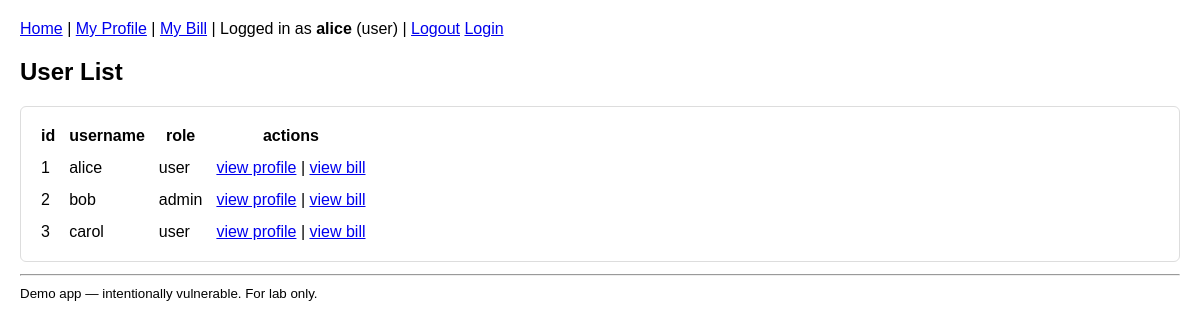
The page /users (signed in) on the database as committed earlier.
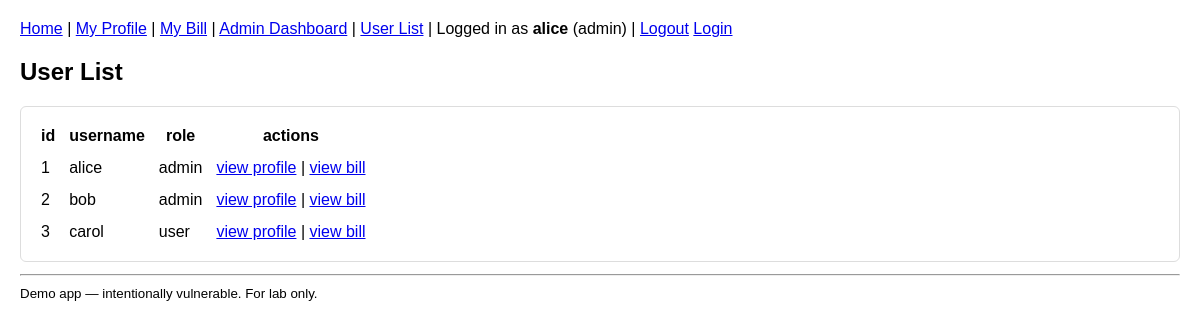
The same page on the database as committed later.
### tables this page shows
CREATE TABLE users (
        id INTEGER PRIMARY KEY AUTOINCREMENT,
        username TEXT UNIQUE,
        password TEXT,
        role TEXT,
        email TEXT,
        balance REAL
    );

### app.py (the view)
@app.route('/users')
@login_required
def user_list():
    cur = get_db().execute('SELECT id, username, role FROM users')
    rows = cur.fetchall()
    return render_template('user_list.html', users=rows)

### app.py (called while the page is built)
def get_db():
    db = getattr(g, '_database', None)
    if db is None:
        exists = os.path.exists(DATABASE)
        db = g._database = sqlite3.connect(DATABASE)
        db.row_factory = sqlite3.Row
        if not exists:
            init_db(db)
    return db

@app.teardown_appcontext
def close_connection(exception):
    db = getattr(g, '_database', None)
    if db is not None:
        db.close()

def login_required(f):
    from functools import wraps
    @wraps(f)
    def wrapped(*args, **kwargs):
        if not session.get('user_id'):
            flash("Anda harus login dulu", "error")
            return redirect(url_for('login'))
        return f(*args, **kwargs)
    return wrapped

### templates/user_list.html
{% extends "layout.html" %}
{% block content %}
  <h2>User List</h2>
  <div class="box">
    <table border="0" cellpadding="6">
      <tr><th>id</th><th>username</th><th>role</th><th>actions</th></tr>
      {% for u in users %}
      <tr>
        <td>{{ u.id }}</td>
        <td>{{ u.username }}</td>
        <td>{{ u.role }}</td>
        <td>
          <a href="{{ url_for('profile') }}?user_id={{ u.id }}">view profile</a> |
          <a href="{{ url_for('billing') }}?bill_id={{ u.id }}">view bill</a>
        </td>
      </tr>
      {% endfor %}
    </table>
  </div>
{% endblock %}

### templates/layout.html (shortened to what this page needs)
<!doctype html>
<html>
<head>
</head>
<body>
  <div class="nav">
    <a href="{{ url_for('index') }}">Home</a> |
    {% if session.get('username') %}
    <a href="{{ url_for('profile') }}?user_id={{ session.get('user_id', '') }}">My Profile</a> |
    <a href="{{ url_for('billing') }}?bill_id={{ session.get('user_id', '') }}">My Bill</a> |
    	{% if session.get('role') == 'admin' %}
    		<a href="{{ url_for('admin_dashboard') }}">Admin Dashboard</a> |
                <a href="{{ url_for('user_list') }}">User List</a> |
    	{% endif %}
      Logged in as <strong>{{ session.get('username') }}</strong> ({{ session.get('role') }}) |
      <a href="{{ url_for('logout') }}">Logout</a>
    {% endif %}
      <a href="{{ url_for('login') }}">Login</a>
  </div>
  {% block content %}{% endblock %}
  <hr>
  <small>Demo app — intentionally vulnerable. For lab only.</small>
</body>
</html>

### templates/layout.html (style rules this page uses)
body { font-family: Arial, sans-serif; margin: 20px; }
.nav { margin-bottom: 15px; }
.box { border: 1px solid #ddd; padding: 12px; margin-bottom: 12px; border-radius:6px; }

Rows that differ between the two databases and show on the page:
changed users "alice": role "user" → "admin"
Other text that changed with them:
{{ session.get('role') }}: "user" → "admin"
text now shown: "Admin Dashboard | User List |"
